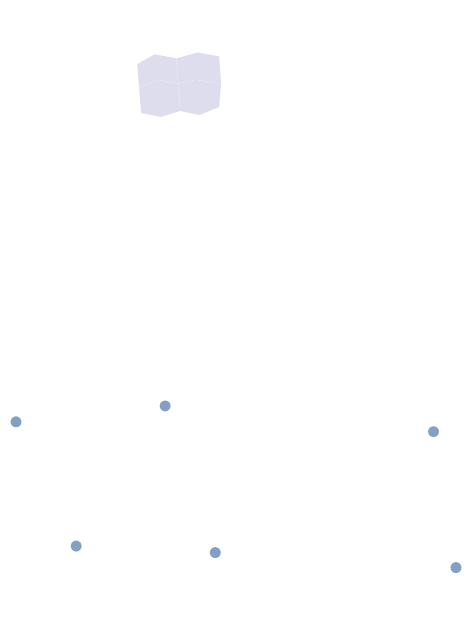

Here is the Vega-Lite specification saved for this chart:
### Vega-Lite specification from a JSON file in a GitHub repository (floating-point values rounded to 4 significant figures)
{"$schema": "https://vega.github.io/schema/vega-lite/v6.json", "padding": 5, "autosize": "pad", "vconcat": [{"width": 220, "height": 140, "data": {"values": {"type": "FeatureCollection", "features": [{"type": "Feature", "properties": {"name": "west", "value": 3, "cat": "a"}, "geometry": {"type": "Polygon", "coordinates": [[[-11, 48], [-2, 52], [9, 50], [10, 36], [0, 33], [-10, 35], [-11, 48]]]}}, {"type": "Feature", "properties": {"name": "east", "value": 5, "cat": "b"}, "geometry": {"type": "Polygon", "coordinates": [[[9, 50], [18, 52], [31, 50], [30, 38], [20, 34], [10, 36], [9, 50]]]}}, {"type": "Feature", "properties": {"name": "north-west", "value": 2, "cat": "a"}, "geometry": {"type": "Polygon", "coordinates": [[[-12, 60], [-3, 65], [8, 63], [9, 50], [-2, 52], [-11, 48], [-12, 60]]]}}, {"type": "Feature", "properties": {"name": "north-east", "value": 8, "cat": "b"}, "geometry": {"type": "Polygon", "coordinates": [[[8, 63], [19, 66], [30, 64], [31, 50], [18, 52], [9, 50], [8, 63]]]}}]}, "format": {"property": "features"}}, "projection": {"type": "equirectangular"}, "mark": {"type": "geoshape", "fill": "#dde"}}, {"width": 220, "height": 140, "data": {"values": [{"lon": -74, "lat": 40.7, "n": 8}, {"lon": 2.35, "lat": 48.85, "n": 5}, {"lon": 139.7, "lat": 35.7, "n": 9}, {"lon": 151.2, "lat": -33.9, "n": 3}, {"lon": -43.2, "lat": -22.9, "n": 6}, {"lon": 28, "lat": -26.2, "n": 2}]}, "projection": {"type": "equirectangular"}, "mark": "circle", "encoding": {"longitude": {"field": "lon", "type": "quantitative"}, "latitude": {"field": "lat", "type": "quantitative"}}}]}
